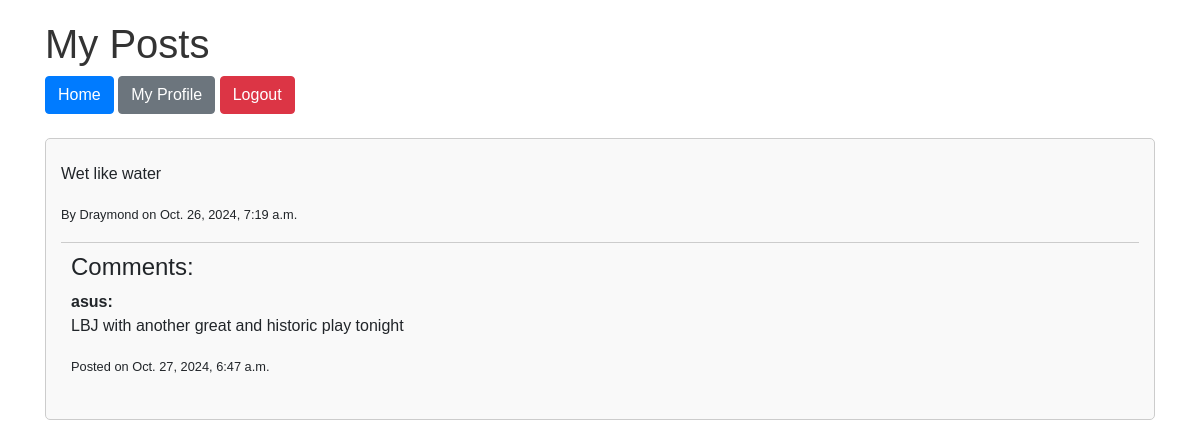
/my-posts/ (signed in), run on the app's committed database.
### main/models.py (models this page shows, shortened)
class Post(models.Model):
    content = models.TextField()  # Keeping only the content field
    author = models.ForeignKey(User, on_delete=models.CASCADE)
    created_at = models.DateTimeField(auto_now_add=True)

class Comment(models.Model):
    post = models.ForeignKey(Post, on_delete=models.CASCADE, related_name='comments')
    author = models.ForeignKey(User, on_delete=models.CASCADE)  # Link to the User model
    content = models.TextField()
    created_at = models.DateTimeField(auto_now_add=True)

### main/views.py (the view)
# urls.py: path('my-posts/', my_posts, name='my_posts'),
@login_required
def my_posts(request):
    posts = Post.objects.filter(author=request.user)
    return render(request, 'my_posts.html', {'posts': posts})

### templates/my_posts.html (shortened to what this page needs)
<!DOCTYPE html>
<html lang="en">
<head>
    <link rel="stylesheet" href="https://stackpath.bootstrapcdn.com/bootstrap/4.5.2/css/bootstrap.min.css">
</head>
<body>
    <div class="container">
        <h1>My Posts</h1>
        <div class="menu mb-4">
            <a href="{% url 'home' %}" class="btn btn-primary">Home</a>
            <a href="{% url 'my_posts' %}" class="btn btn-secondary">My Profile</a>
            <form action="{% url 'logout' %}" method="post" style="display:inline;">
                <button type="submit" class="btn btn-danger">Logout</button>
            </form>
        </div>
        {% if posts %}
            {% for post in posts %}
                <div class="post">
                    <p>{{ post.content }}</p>
                    <p><small>By {{ post.author.username }} on {{ post.created_at }}</small></p>
                    <div class="comments">
                        <h4>Comments:</h4>
                        {% if post.comments.all %}
                            {% for comment in post.comments.all %}
                                <div class="comment">
                                    <strong>{{ comment.author.username }}:</strong>
                                    <p>{{ comment.content }}</p>
                                    <p><small>Posted on {{ comment.created_at }}</small></p>
                                </div>
                            {% endfor %}
                        {% else %}
                            <p>No comments yet.</p>
                        {% endif %}
                    </div>
                </div>
            {% endfor %}
        {% else %}
            <p>No posts available.</p>
        {% endif %}
    </div>
</body>
</html>

### templates/my_posts.html (style rules this page uses)
body { font-family: Arial, sans-serif; margin: 20px; }
h1, h2 { color: #333; }
.post { border: 1px solid #ccc; border-radius: 5px; padding: 15px; margin-bottom: 20px; background-color: #f9f9f9; }
.comments { margin-top: 10px; padding: 10px; border-top: 1px solid #ccc; }
.comment { margin-bottom: 10px; }

### data on the page
Post: content "Wet like water", author.username "Draymond", created_at "Oct. 26, 2024, 7:19 a.m."
Comment: author.username "asus", content "LBJ with another great and historic play tonight", created_at "Oct. 27, 2024, 6:47 a.m."
